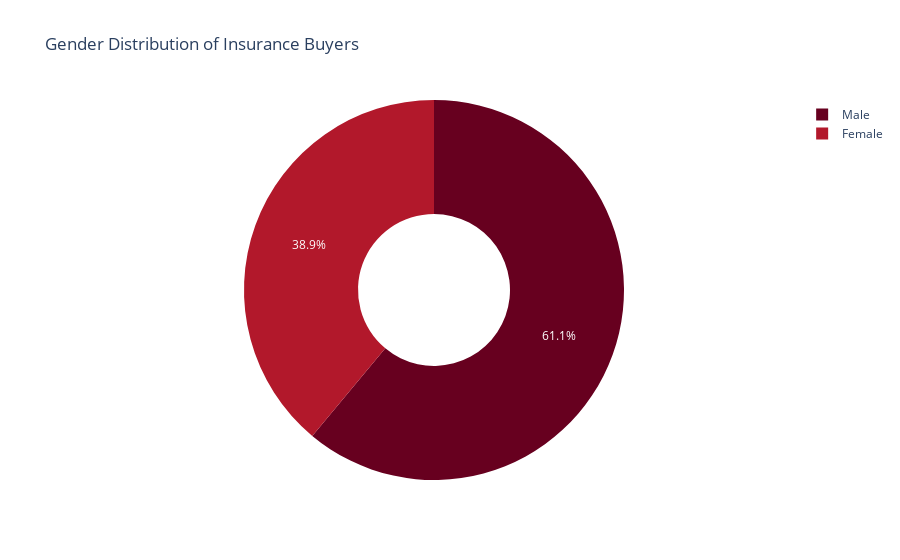

Notebook source saved alongside this figure:
### Markdown cell above
Q1: 📌 What’s the gender-wise distribution of buyers?

### Code cell
# Filter only buyers (Response == 1)
gender_pie = df[df['Response'] == 1]['Gender'].value_counts().reset_index()
gender_pie.columns = ['Gender', 'Count']

# Plot
fig = px.pie(gender_pie, values='Count', names='Gender',
             title='Gender Distribution of Insurance Buyers',
             hole=0.4, color_discrete_sequence=px.colors.sequential.RdBu)
fig.show()

### Figure 1 — Plotly figure (JSON) as saved in the notebook; plotly's stock layout.template omitted (floating-point values rounded to 4 significant figures)
{"data": [{"domain": {"x": [0, 1], "y": [0, 1]}, "hole": 0.4, "hovertemplate": "Gender=%{label}<br>Count=%{value}<extra></extra>", "labels": ["Male", "Female"], "legendgroup": "", "name": "", "showlegend": true, "type": "pie", "values": [28525, 18185]}], "layout": {"legend": {"tracegroupgap": 0}, "piecolorway": ["rgb(103,0,31)", "rgb(178,24,43)", "rgb(214,96,77)", "rgb(244,165,130)", "rgb(253,219,199)", "rgb(247,247,247)", "rgb(209,229,240)", "rgb(146,197,222)", "rgb(67,147,195)", "rgb(33,102,172)", "rgb(5,48,97)"], "title": {"text": "Gender Distribution of Insurance Buyers"}}}
